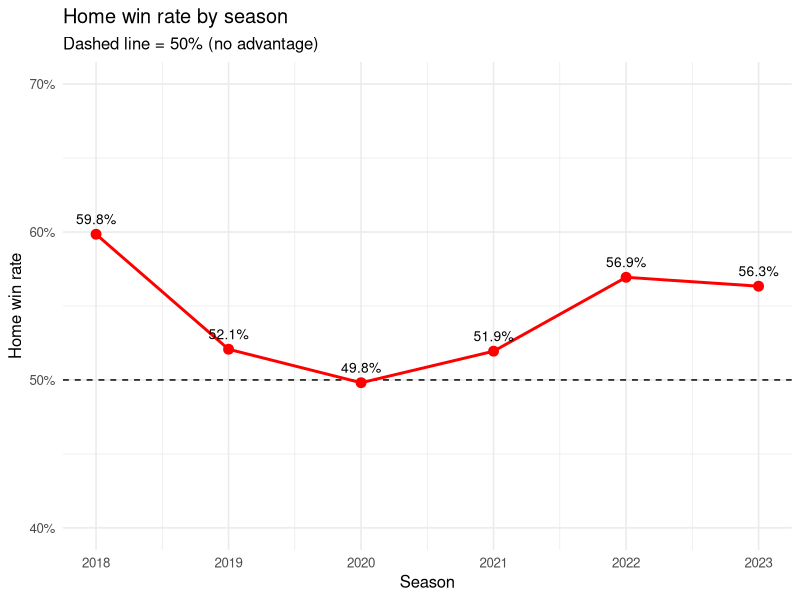

Write R code to recreate this figure.
# Presenting the NFL home advantage analysis 
## Brief description of what your goals are
## The goal is to take the saved season summary and produce a line chart of home win rate by season.

# Step 1: Load Packages 
library(tidyverse)
# Step 2: Load the saved result 
season_summary <- read_csv("season_summary.csv")

## Step 3: Plot home win rate by season 
## line drops to ~50% in 202 then recovers which supports the
## idea that crowd noise is part of what drives home field advantage since we see a fluctuation in winrate > 5%

season_summary %>%
  ggplot(aes(x = season, y = win_rate, group = 1)) +
  geom_hline(yintercept = 0.5, linetype = "dashed", color = "black") +  #50% reference
  geom_line(color = "red", linewidth = 1) +
  geom_point(size = 3, color = "red") +
  geom_text(aes(label = scales::percent(win_rate, accuracy = 0.1)),
            vjust = -1, size = 3.5) +
  scale_y_continuous(labels = scales::percent_format(),
                     limits = c(0.4, 0.7)) +
  labs(
    title    = "Home win rate by season",
    subtitle = "Dashed line = 50% (no advantage)",
    x        = "Season",
    y        = "Home win rate"
  ) +
  theme_minimal(base_size = 12)
